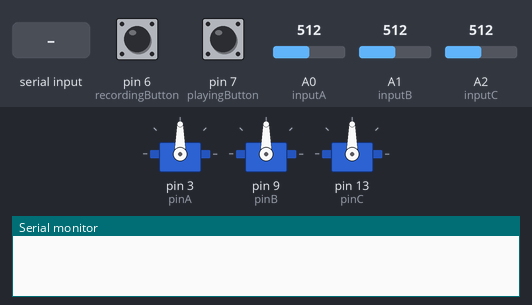
Bench run of a sketch on a simulated Arduino Uno, built with avr-gcc and run on an emulated ATmega328P. Shown: 3 × servo, the last lines printed to the serial monitor. The test bench sets the inputs (shaded band); at power-on: pin 6 (recordingButton) LOW, pin 7 (playingButton) LOW, A0 (inputA) = 512, A1 (inputB) = 512, A2 (inputC) = 512.

Above: at 1.5 s.
1.6 s: "|\n" received over the second serial link
At 2.8 s:
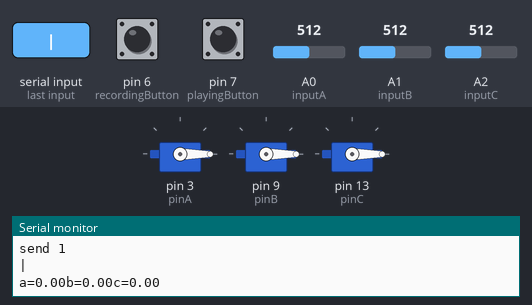
3.8 s: pin 6 (recordingButton) pulled HIGH for 1 s
6.3 s: pin 7 (playingButton) pulled HIGH for 0.3 s
At 7.8 s:
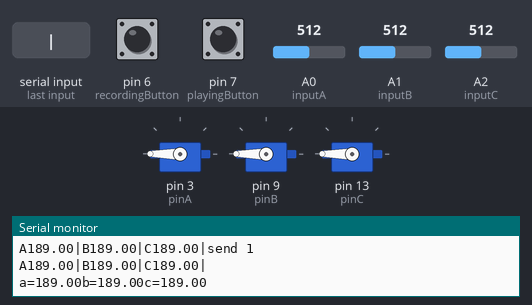
8.1 s: "A|45\n" received over the second serial link
At 10.8 s:
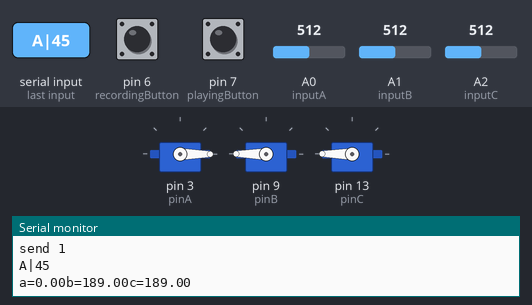
11.1 s: "B|45\n" received over the second serial link
At 13.8 s:
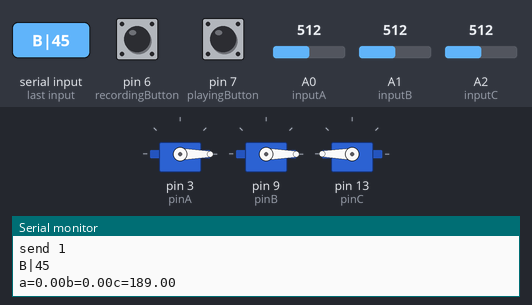
14.1 s: pin 7 (playingButton) pulled HIGH for 1 s
At 15.1 s:
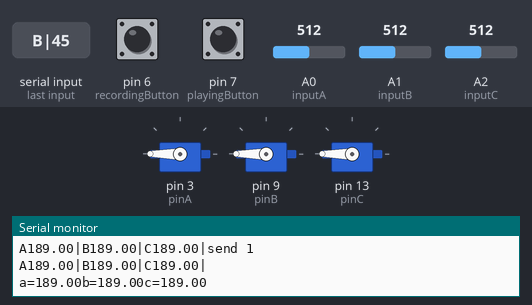
Timing chart, 0 to 17.1 s (numbered marks = the images above; inputs shaded):
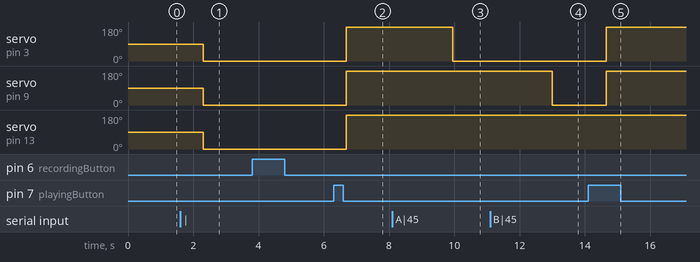

Measured:
- after the input at 1.6 s, servo on pin 3 (pinA), servo on pin 9 (pinB), servo on pin 13 (pinC): 90° → 0° after 0.70 s
- after the input at 6.3 s, servo on pin 3 (pinA), servo on pin 9 (pinB), servo on pin 13 (pinC): 0° → 180° after 0.38 s
- after the input at 8.1 s, servo on pin 3 (pinA): 180° → 0° after 1.8 s
- after the input at 11.1 s, servo on pin 9 (pinB): 180° → 0° after 1.9 s
- after the input at 14.1 s, servo on pin 3 (pinA), servo on pin 9 (pinB): 0° → 180° after 0.55 s

The sketch:

Recording_3d_Moves.ino
```cpp
/*

 */
#include <SoftwareSerial.h>

#include <Servo.h>

//anlog input pin
#define inputA A0
#define inputB A1
#define inputC A2

Servo myservoA;  // create servo object to control a servo
Servo myservoB;
Servo myservoC;
//constant
int pinA=3;
int pinB=9;
int pinC=13;
int recordingButton=6;
int playingButton=7;
int Dval=100; //delay for all

bool derror=false;

int pos = 0;
int wait=0;
String iData="";
bool Recording=false;
bool Playing=false;
String RecordingData="";
SoftwareSerial mySerial(10, 11); // RX, TX
char pin=' ';
String value="";
bool switchflag=false;
float a=0,b=0,c=0;
void setup() {
  mySerial.begin(9600);
  Serial.begin(9600);
  pinMode(pinA,OUTPUT);
  pinMode(pinB,OUTPUT);
  pinMode(pinC,OUTPUT);
  pinMode(inputA,INPUT);
  pinMode(inputB,INPUT);
  pinMode(inputC,INPUT);
  pinMode(recordingButton,INPUT);
  pinMode(playingButton,INPUT);
   myservoA.attach(pinA);
    myservoB.attach(pinB);
    myservoC.attach(pinC);
}
void servoPulse (int servo, int angle)
{
int pwm = (angle*11) + 500;      // Convert angle to microseconds
 digitalWrite(servo, HIGH);
 delayMicroseconds(pwm);
 digitalWrite(servo, LOW);
 delay(50);                   // Refresh cycle of servo
}

void makeallaction()
{
 /* myservoA.attach(pinA);
    myservoB.attach(pinB);
    myservoC.attach(pinC);
 */ /*
  servoPulse(pinA,a);
  servoPulse(pinB,b);
  servoPulse(pinC,c);
  */
  myservoA.write(a);

  myservoB.write(b);

  myservoC.write(c);

   /*myservoA.detach();
    myservoB.detach();
    myservoC.detach();
    */
  delay(Dval/2);
  //mySerial.write("1");
  mySerial.flush();//flush buffer

  Serial.println("send 1");
  Serial.println(iData);
  iData="";
  Serial.println("a="+String(a)+"b="+String(b)+"c="+String(c));
}

void setdata()
{
  for(int i=0;i<iData.length();i++)
  {
    char s=iData[i];
    if(s==' '||s=='⸮'){
      iData="";
      mySerial.write("0");
      return;
    }
   if(s=='\n')
     {

      makeallaction();
      //Serial.println("called");

    }
    if(s=='|')
    {

    //makeAction();
    /*Serial.print(pin);
    Serial.print("=");
    Serial.print(value);
    Serial.print(",");
    */


  float value1=value.toFloat();
  if(value1>180){
    derror=true;
  }
  if(pin=='A')
  {
    a=value1;
  }
  if(pin=='B')
  {
    b=value1;
  }
  if(pin=='C')
  {
    c=value1;
  }

      pin=' ';
      value="";
      switchflag=false;
    }else if(s=='A'||s=='B'||s=='C')
    {
      pin=s;

      switchflag=true;
    }else
    {
      if(s>='0' and s<='9' || s=='.'){

      if(switchflag)
      {
       value+=s;
      }

      }else
      {
        derror=true;
      }
    }
  }
}
void makeRecording()
{

    int na=analogRead(inputA);
    int nb=analogRead(inputB);
    int nc=analogRead(inputC);
    Serial.println("record na="+String(na)+",b="+String(nb)+",c="+String(nc));
    na=map(na, 107 , 491, 0, 180);
    nb=map(nb, 107 , 491, 0, 180);
    nc=map(nc, 107 , 491, 0, 180);
    Serial.println("record a="+String(a)+",b="+String(b)+",c="+String(c));
    bool isdatacatch=false;
    if(na!=a)
    {
      a=na;
      RecordingData+="A"+String(a)+"|";
      isdatacatch=true;
    }
    if(nb!=b)
    {
      b=nb;
      RecordingData+="B"+String(b)+"|";
      isdatacatch=true;
    }
    if(nc!=c)
    {
      c=nc;
      RecordingData+="C"+String(c)+"|";
      isdatacatch=true;
    }
    if(isdatacatch)
    {
      RecordingData+="\n";
    }


}
void makePlay()
{
   for(unsigned long i=0;i<RecordingData.length();i++)
  {
  addtodata(RecordingData[i]);
  Serial.print(RecordingData[i]);
  }
}

void addtodata(char s)
{
  iData+=s;
    if(s==' ')
      {
        Serial.println("Error");
        Serial.println(iData);
        mySerial.write("0");
        iData="";
      }
  if(s=='\n')
  {
    setdata();
   }
}
void loop() {
delay(Dval*2);
 Recording=digitalRead(recordingButton);
 delay(Dval*2);
 Recording=digitalRead(recordingButton);

if(Recording)
{
  myservoA.detach();
  myservoB.detach();
  myservoC.detach();
  delay(Dval*2);
  RecordingData="";
  delay(Dval);
}
  while(Recording)
  {Recording=digitalRead(recordingButton);
    Serial.println("Recording");
    makeRecording();
    delay(Dval);
  }

  Playing=digitalRead(playingButton);
if(Playing)
{
  myservoA.attach(pinA);
    myservoB.attach(pinB);
    myservoC.attach(pinC);
    delay(Dval*2);
  Serial.println(RecordingData);

 Serial.println("playinging");
}
  while(Playing){
 Playing=digitalRead(playingButton);
 makePlay();
 delay(Dval);
  }


  if (mySerial.available())
  {
    char s= mySerial.read();
    addtodata(s);

  }
   else
    {
      //Serial.println("no data");
      delay(Dval);
      if(wait==5)
      {
        mySerial.write("0");
        mySerial.flush();//clear buffer
        wait=0;
      }
      wait++;
    }


    //myservo.write(s.toInt());
  }
```
